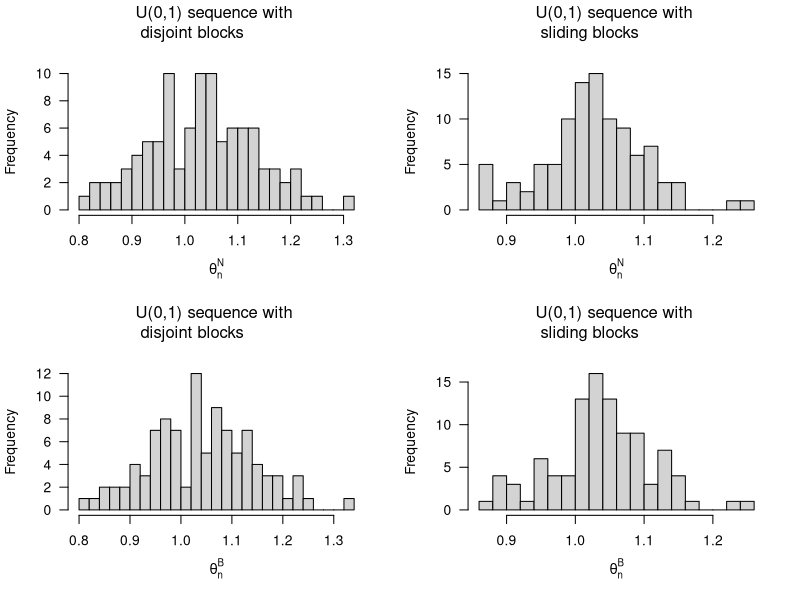

The R script that drew this image: (Note: this script raises an error after producing the figure.)
#Estimating theta
#Fill in lines 6,7,8,9,10 and distributions line 17-18

n = 5000
#Optimal block lengths
b1 = 
b1s = 
b2 = 
b2s = 
est =  #true value of theta
q = 100 #times of estimate theta
theta1 <- rep(NA, q)
theta2 <- rep(NA, q)
theta1s <- rep(NA, q)
theta2s <- rep(NA, q)
for (d in 1:q){
  #Distribution
  X = runif(n)
  #Disjunct blocks N
  k = n/b1 #amount of blocks
  M <- rep(NA,k)
  for (i in 1:k){
    M[i] = max(X[(1+((i-1)*b1)):(i*b1)])
  }
  Fn <- ecdf(X)
  Fhat = Fn(M)
  Nhat = Fhat
  Yhat = -b1*log(Nhat)
  theta1[d] = ((1/k)*sum(Yhat))^(-1)
  
  #Disjunct blocks B
  k = n/b2 #amount of blocks
  M <- rep(NA,k)
  for (i in 1:k){
    M[i] = max(X[(1+((i-1)*b2)):(i*b2)])
  }
  Fn <- ecdf(X)
  Fhat = Fn(M)
  Nhat = Fhat
  Zhat = b2*(1-Nhat)
  theta2[d] = ((1/k)*sum(Zhat))^(-1)
  
  #Sliding blocks 1
  Ms <- rep(NA,n-b1s+1)
  for (is in 1:(n-b1s+1)){
    Ms[is] = max(X[is:(is+b1s-1)])
    }
  Fns <- ecdf(X)
  Fhats = Fns(Ms)
  Nhats = Fhats
  Yhats = -b1s*log(Nhats)
  theta1s[d] = ((1/(n-b1s+1))*sum(Yhats))^(-1)
  
  #Sliding blocks 2
  Ms <- rep(NA,n-b2s+1)
  for (is in 1:(n-b2s+1)){
    Ms[is] = max(X[is:(is+b2s-1)])
  }
  Fns <- ecdf(X)
  Fhats = Fns(Ms)
  Nhats = Fhats
  Zhats = b2s*(1-Nhats)
  theta2s[d] = ((1/(n-b2s+1))*sum(Zhats))^(-1)
}


par(mfrow=c(2,2))
hist(theta1, las=1, breaks=20, xlab=expression(theta[n]^N), main=expression(paste("U(0,1) sequence with \n disjoint blocks")))
abline(v=est, lwd=3)
hist(theta1s, las=1, breaks=20, xlab=expression(theta[n]^N), main=expression(paste("U(0,1) sequence with \n sliding blocks")))
abline(v=est, lwd=3)
hist(theta2, las=1, breaks=20, xlab=expression(theta[n]^B), main=expression(paste("U(0,1) sequence with \n disjoint blocks")))
abline(v=est, lwd=3)
hist(theta2s, las=1, breaks=20, xlab=expression(theta[n]^B), main=expression(paste("U(0,1) sequence with \n sliding blocks")))
abline(v=est, lwd=3)
mean(theta1)
mean(theta1s)
mean(theta2)
mean(theta2s)
mse(theta1,est)
mse(theta1s,est)
mse(theta2,est)
mse(theta2s,est)
       
